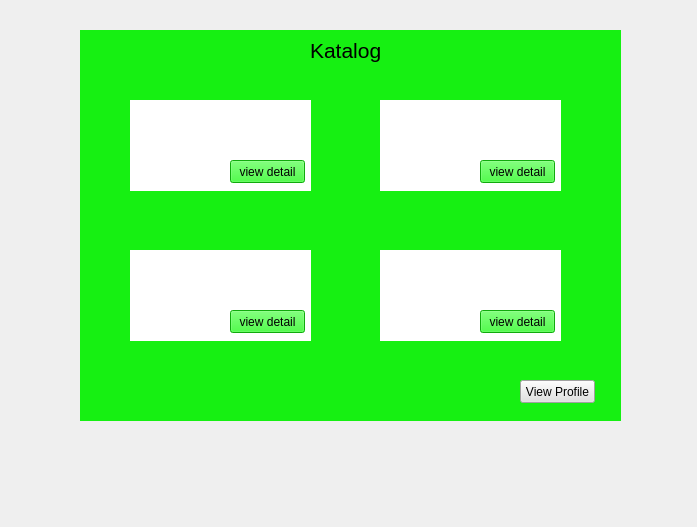
<?xml version="1.0" encoding="UTF-8"?>
<ui version="4.0">
 <class>Form</class>
 <widget class="QWidget" name="Form">
  <property name="geometry">
   <rect>
    <x>0</x>
    <y>0</y>
    <width>697</width>
    <height>527</height>
   </rect>
  </property>
  <property name="windowTitle">
   <string>Form</string>
  </property>
  <widget class="QWidget" name="widget" native="true">
   <property name="geometry">
    <rect>
     <x>80</x>
     <y>30</y>
     <width>541</width>
     <height>391</height>
    </rect>
   </property>
   <property name="styleSheet">
    <string notr="true">background-color: rgb(22, 240, 18);</string>
   </property>
   <widget class="QPushButton" name="pushButton">
    <property name="geometry">
     <rect>
      <x>150</x>
      <y>130</y>
      <width>75</width>
      <height>23</height>
     </rect>
    </property>
    <property name="text">
     <string>view detail</string>
    </property>
   </widget>
   <widget class="QPushButton" name="pushButton_3">
    <property name="geometry">
     <rect>
      <x>150</x>
      <y>280</y>
      <width>75</width>
      <height>23</height>
     </rect>
    </property>
    <property name="text">
     <string>view detail</string>
    </property>
   </widget>
   <widget class="QPushButton" name="pushButton_2">
    <property name="geometry">
     <rect>
      <x>400</x>
      <y>130</y>
      <width>75</width>
      <height>23</height>
     </rect>
    </property>
    <property name="text">
     <string>view detail</string>
    </property>
   </widget>
   <widget class="QPushButton" name="pushButton_4">
    <property name="geometry">
     <rect>
      <x>400</x>
      <y>280</y>
      <width>75</width>
      <height>23</height>
     </rect>
    </property>
    <property name="text">
     <string>view detail</string>
    </property>
   </widget>
   <widget class="QLabel" name="label">
    <property name="geometry">
     <rect>
      <x>50</x>
      <y>70</y>
      <width>181</width>
      <height>91</height>
     </rect>
    </property>
    <property name="styleSheet">
     <string notr="true">background-color: rgb(255, 255, 255);</string>
    </property>
    <property name="text">
     <string/>
    </property>
   </widget>
   <widget class="QLabel" name="Judul">
    <property name="geometry">
     <rect>
      <x>230</x>
      <y>0</y>
      <width>81</width>
      <height>41</height>
     </rect>
    </property>
    <property name="font">
     <font>
      <pointsize>16</pointsize>
     </font>
    </property>
    <property name="text">
     <string>Katalog</string>
    </property>
   </widget>
   <widget class="QLabel" name="label_2">
    <property name="geometry">
     <rect>
      <x>300</x>
      <y>70</y>
      <width>181</width>
      <height>91</height>
     </rect>
    </property>
    <property name="styleSheet">
     <string notr="true">background-color: rgb(255, 255, 255);</string>
    </property>
    <property name="text">
     <string/>
    </property>
   </widget>
   <widget class="QLabel" name="label_3">
    <property name="geometry">
     <rect>
      <x>50</x>
      <y>220</y>
      <width>181</width>
      <height>91</height>
     </rect>
    </property>
    <property name="styleSheet">
     <string notr="true">background-color: rgb(255, 255, 255);</string>
    </property>
    <property name="text">
     <string/>
    </property>
   </widget>
   <widget class="QLabel" name="label_4">
    <property name="geometry">
     <rect>
      <x>300</x>
      <y>220</y>
      <width>181</width>
      <height>91</height>
     </rect>
    </property>
    <property name="styleSheet">
     <string notr="true">background-color: rgb(255, 255, 255);</string>
    </property>
    <property name="text">
     <string/>
    </property>
   </widget>
   <widget class="QPushButton" name="viewProfile">
    <property name="geometry">
     <rect>
      <x>440</x>
      <y>350</y>
      <width>75</width>
      <height>23</height>
     </rect>
    </property>
    <property name="styleSheet">
     <string notr="true">background-color: rgb(225, 225, 225);</string>
    </property>
    <property name="text">
     <string>View Profile</string>
    </property>
   </widget>
   <zorder>label</zorder>
   <zorder>pushButton</zorder>
   <zorder>Judul</zorder>
   <zorder>label_2</zorder>
   <zorder>pushButton_2</zorder>
   <zorder>label_3</zorder>
   <zorder>pushButton_3</zorder>
   <zorder>label_4</zorder>
   <zorder>pushButton_4</zorder>
   <zorder>viewProfile</zorder>
  </widget>
 </widget>
 <resources/>
 <connections/>
</ui>
